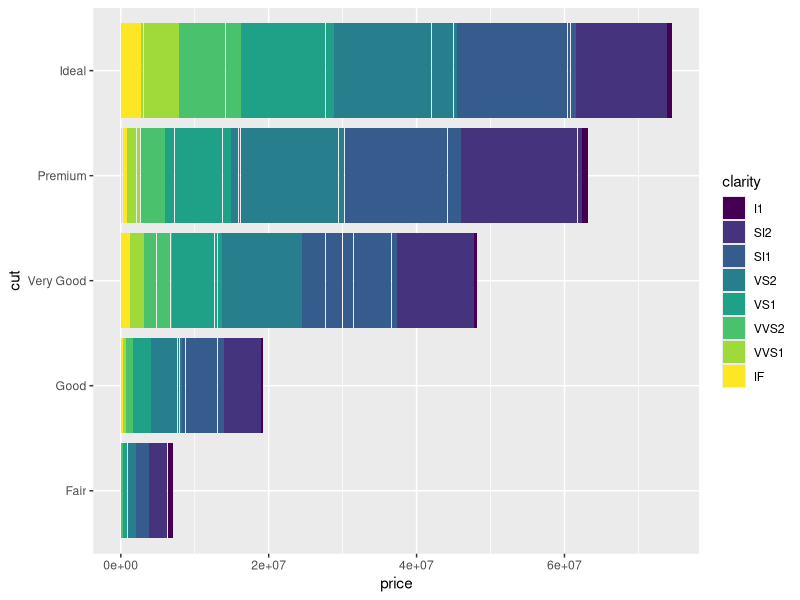
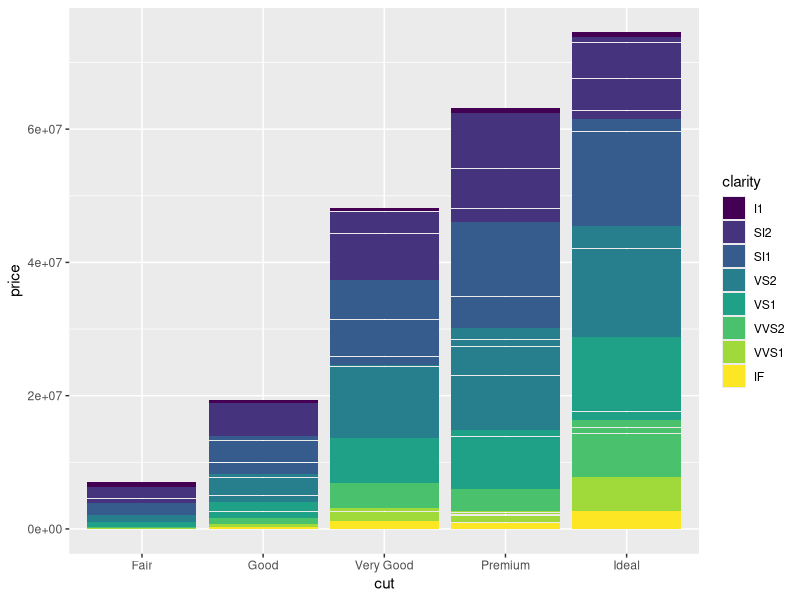

R code for these plots, in order: (Note: this script raises an error after producing the figures.)
# Exercise 2: advanced ggplot2 practice

# Install and load the `ggplot2` package
#install.packages('ggplot2')
library("ggplot2")

# For this exercise you will again be working with the `diamonds` data set.
# Use `?diamonds` to review details about this data set
?diamonds

## Position Adjustments

# Draw a column (bar) chart of diamonds cuts by price, with each bar filled by 
# clarity. You should see a _stacked_ bar chart.
ggplot(data = diamonds) +
  geom_col(mapping = aes(x = price, y = cut, fill = clarity))

# Draw the same chart again, but with each element positioned to "fill" the y axis
ggplot(data = diamonds) +
  geom_col(mapping = aes(x = price, y = cut, fill = clarity))+
  coord_flip()

# Draw the same chart again, but with each element positioned to "dodge" each other
ggplot(data = diamonds_sample) +
  geom_col(mapping = aes(x = price, y = cut, fill = clarity), position = "dodge")
  

# Draw a plot with point geometry with the x-position mapped to `cut` and the 
# y-position mapped to `clarity`
# This creates a "grid" grouping the points
ggplot(data = diamonds_sample) +
  geom_point(mapping = aes(x = cut, y = clarity))

# Use the "jitter" position adjustment to keep the points from all overlapping!
# (This works a little better with a sample of diamond data, such as from the 
# previous exercise).
ggplot(data = diamonds_sample) +
  geom_point(mapping = aes(x = cut, y = clarity), position = "jitter")

## Scales

# Draw a "boxplot" (with `geom_boxplot`) for the diamond's price (y) by color (x)
ggplot(data = diamonds_sample)+
  geom_boxplot(mapping = aes(x = color, y = price))

# This has a lot of outliers, making it harder to read. To fix this, draw the 
# same plot but with a _logarithmic_ scale for the y axis.
ggplot(data = diamonds_sample)+
  geom_boxplot(mapping = aes(x = color, y = price)) +
  scale_y_log10()

# For another version, draw the same plot but with `violin` geometry instead of 
# `boxplot` geometry!
# How does the logarithmic scale change the data presentation?
ggplot(data = diamonds_sample)+
  geom_violin(mapping = aes(x = color, y = price)) +
  scale_y_log10()

# Another interesting plot: draw a plot of the diamonds price (y) by carat (x), 
# using a heatmap of 2d bins (geom_bin2d)
# What happens when you make the x and y channels scale logarithmically?
ggplot(data = diamonds_sample)+
  geom_bin2d(mapping = aes(x = carat, y = price)) +
  scale_x_log10()+
  scale_y_log10()

# Draw a scatter plot for the diamonds price (y) by carat (x). Color each point
# by the clarity (Remember, this will take a while. Use a sample of the diamonds 
# for faster results)
ggplot(data = diamonds_sample)+
  geom_point(mapping = aes(x = carat, y = price, color = clarity)) 
  
# Change the color of the previous plot using a ColorBrewer scale of your choice. 
# What looks nice?
ggplot(data = diamonds_sample)+
  geom_point(mapping = aes(x = carat, y = price, color = clarity)) +
  scale_color_brewer(palette = "Purples", direction = -1)

## Coordinate Systems

# Draw a bar chart with x-position and fill color BOTH mapped to cut
# For best results, SET the `width` of the geometry to be 1 (fill plot, no space
# between)
# TIP: You can save the plot to a variable for easier modifications
ggplot(data = diamonds_sample) +
  geom_col(mapping = aes(x = cut, y = price, fill = cut),width = 1, position = "dodge")

# Draw the same chart, but with the coordinate system flipped
ggplot(data = diamonds_sample) +
  geom_col(mapping = aes(x = cut, y = price, fill = cut),width = 1, position = "dodge") +
  coord_flip()

# Draw the same chart, but in a polar coordinate system. It's a Coxcomb chart!
ggplot(data = diamonds_sample) +
  geom_bar(mapping = aes(x = cut, y = price, fill = cut)) +
  coord_polar(theta = "price")


## Facets

# Take the scatter plot of price by carat data (colored by clarity) and add 
# _facets_ based on the diamond's `color`
ggplot(data = diamonds_sample) +
  geom_point(mapping = aes(x = carat, y = price, color = clarity)) +
  facet_wrap(~color)


## Saving Plots

# Use the `ggsave()` function to save the current (recent) plot to disk.
# Name the output file "my-plot.png".
# Make sure you've set the working directory!!

ggsave("my-plot.png", plot = last_plot())
